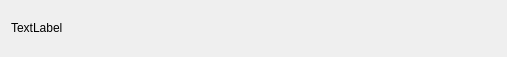
<?xml version="1.0" encoding="UTF-8"?>
<ui version="4.0">
 <class>UserDetailsWidget</class>
 <widget class="QWidget" name="UserDetailsWidget">
  <property name="geometry">
   <rect>
    <x>0</x>
    <y>0</y>
    <width>507</width>
    <height>57</height>
   </rect>
  </property>
  <property name="windowTitle">
   <string>Form</string>
  </property>
  <layout class="QHBoxLayout" name="horizontalLayout">
   <item>
    <widget class="QLabel" name="userDetailsLabel">
     <property name="text">
      <string>TextLabel</string>
     </property>
     <property name="openExternalLinks">
      <bool>false</bool>
     </property>
     <property name="textInteractionFlags">
      <set>Qt::TextBrowserInteraction</set>
     </property>
    </widget>
   </item>
  </layout>
 </widget>
 <resources/>
 <connections/>
</ui>
